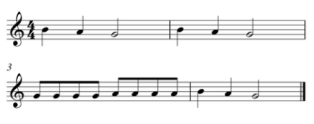
#> input picture src/sensing/src/camera_input/SONG.png, 314 x 124 px
$ python -i helper_methods.py   (imports and definitions only)
#> lines starting #> are read from the running program, lines starting #| are printed output that depends on the picture; after the words box and inside, x2 and y2 are one past the last pixel; in counts of white or black regions, pixels touching at a corner belong together
#> further down, picture is the input picture: shape (124, 314, 3); min 0, max 255, mean 238.3
import cv2
import random
import numpy as np
from sklearn import svm

# List of maps and needed variables #

########## Variables ##########
random_seed = 42
# [1 line not run here, left out]
target_img_size = (32, 32)
# [1 line not run here, left out]
classifiers = {
    'SVM': svm.LinearSVC(random_state=random_seed)
}

direct_labels = ['x', 'b', 'clef', 'dot', 'hash', 'd', 't_2', 't_4', 'symbol_bb', 'barline']
direct_texts = {'x':'##', 'b':'&', 'hash':'#', 'd':'', 'symbol_bb':'&&', 'dot':'.', 'clef':'', 't_2':'2', 't_4':'4', 'barline':''}

chords_order = 'cdefgabcdefgab'
direct_a = {'a_1':'/1', 'a_2':'/2', 'a_4':'/4', 'a_8':'/8', 'a_16':'/16','a_32':'/32', 'a_2_flipped':'/2', 'a_4_flipped':'/4', 'a_8_flipped':'/8', 'a_16_flipped':'/16', 'a_32_flipped':'/32'}

def clean_and_cut(img):
    img[img > 200] = 255
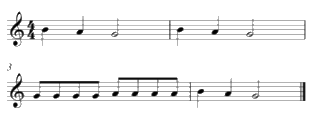
#> img: shape (124, 314, 3); min 0, max 255, mean 242
    img[img <= 200] = 0
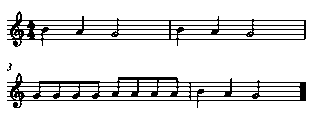
#> img: shape (124, 314, 3); 88.2% white; black in thin lines or dots, all inside (x1, y1, x2, y2) = (7, 11, 306, 108)

    img = 255 - img

    # TODO BUG HERE: TOO MANY VALUES TO UNPACK (EXPECTED 2)
#> (the run stopped early here; a loop or call above may not have finished)
